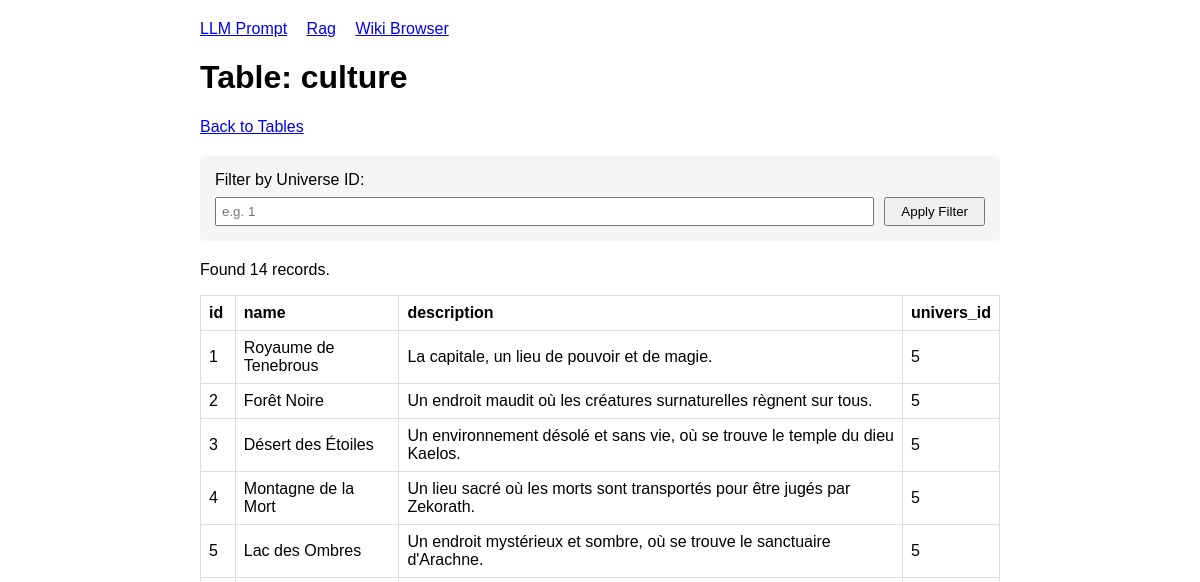
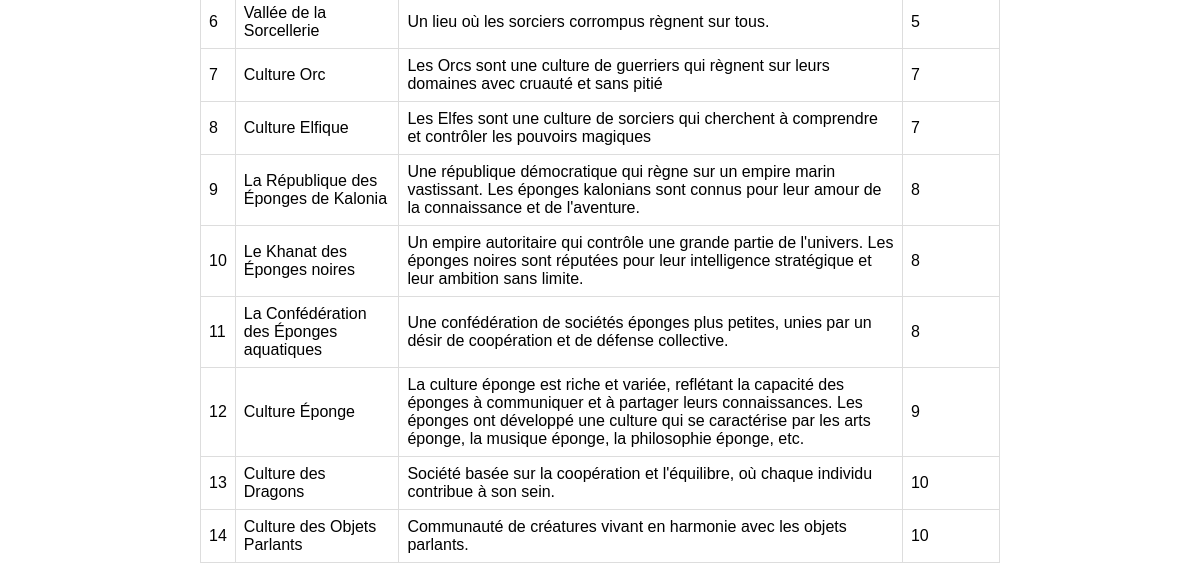
Page /wiki/culture on the earlier database version (2 pictures, top to bottom).
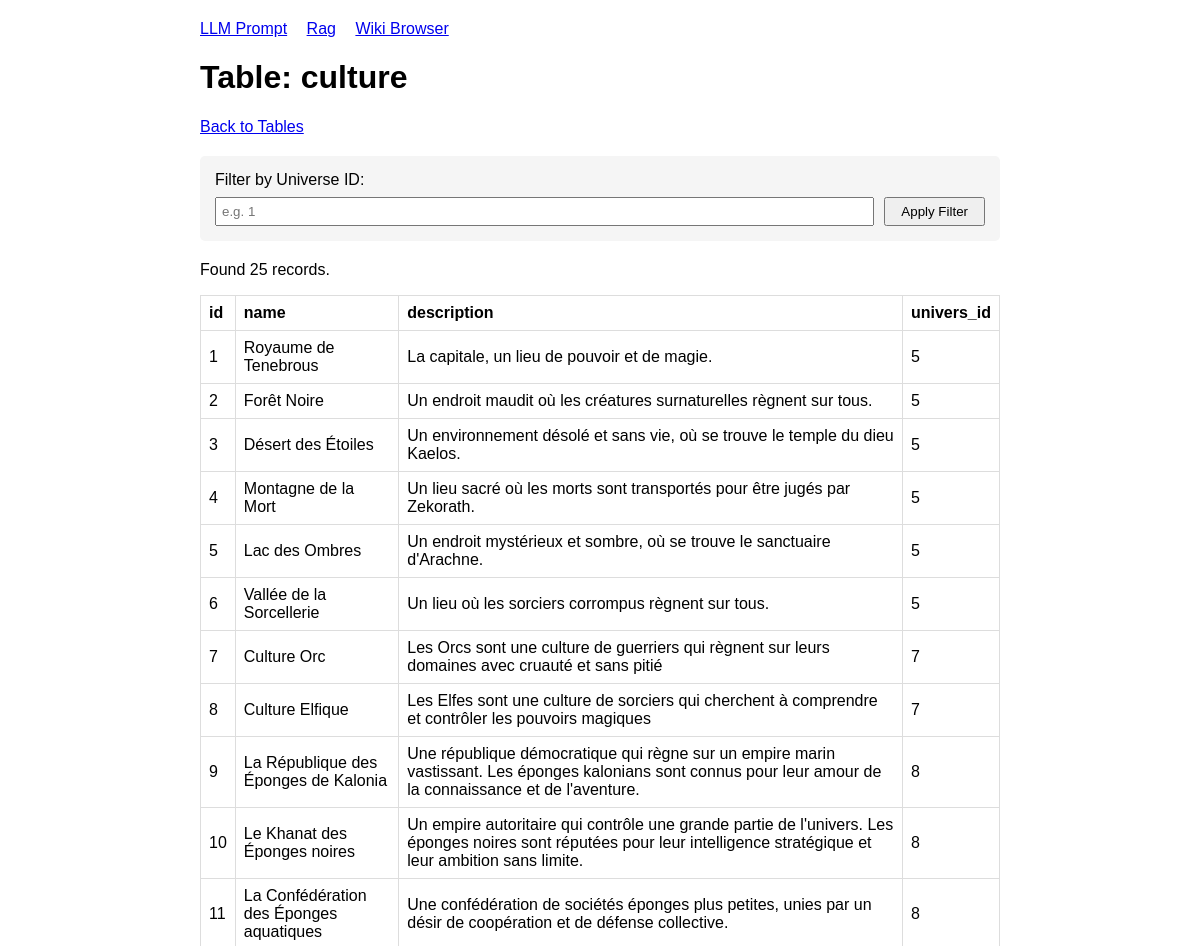
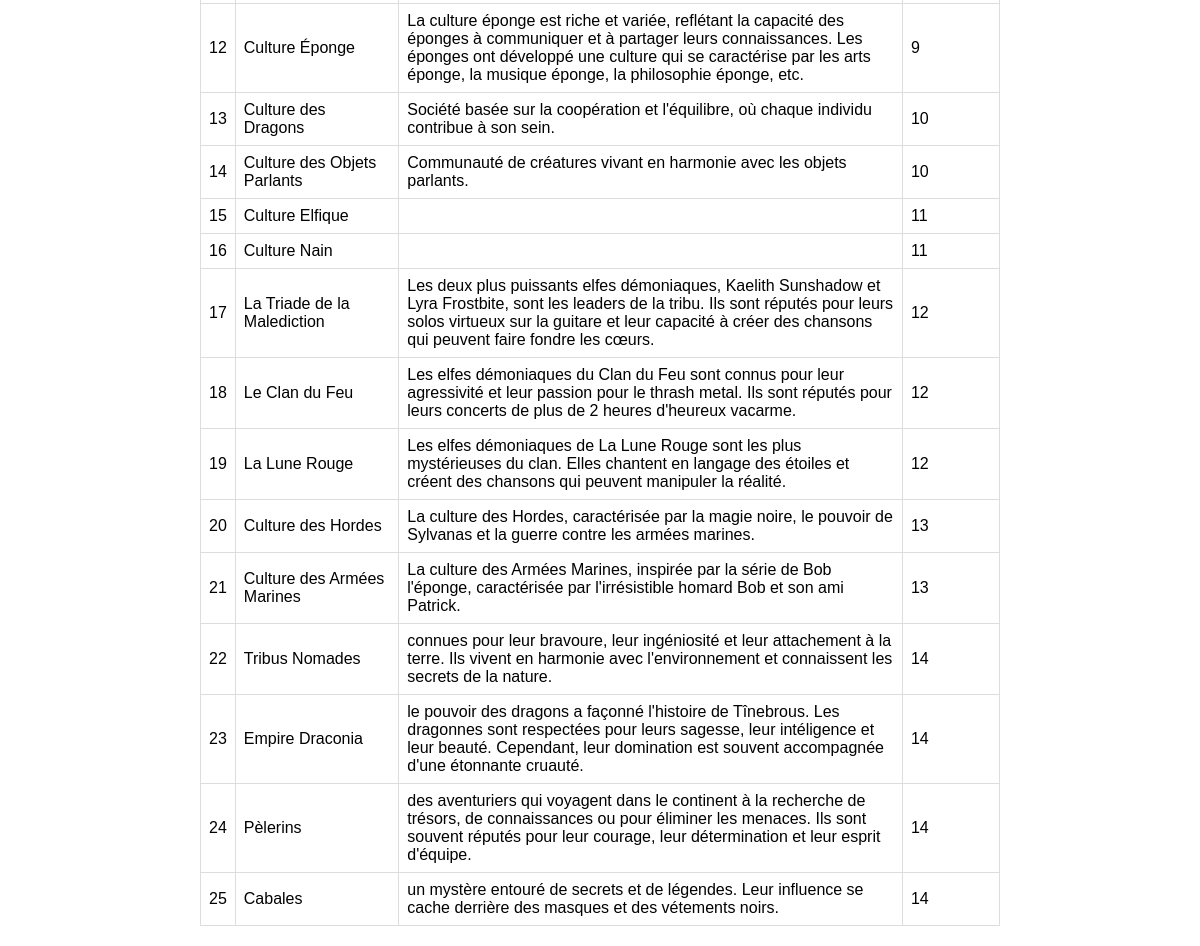
Same page on the later database version (2 pictures, top to bottom).
### tables this page shows
CREATE TABLE culture (
            id INTEGER PRIMARY KEY AUTOINCREMENT,
            name TEXT NOT NULL,
            description TEXT,
            univers_id INTEGER,
            FOREIGN KEY (univers_id) REFERENCES univers(id)
        );

### poc/app.py (the view)
@app.route('/wiki/<table>', methods=['GET'])
def wiki_table(table):
    try:
        conn = get_db_connection()
        print(f"Connected to database for table: {table}")
        filter_id = request.args.get('univers_id', '')
        if filter_id:
            if table.lower() == 'univers':
                query = f"SELECT * FROM {table} WHERE id = ?"
                print(f"Executing filtered query for univers: {query} with ID: {filter_id}")
                cursor = conn.execute(query, (filter_id,))
            else:
                query = f"SELECT * FROM {table} WHERE univers_id = ?"
                print(f"Executing filtered query: {query} with univers_id: {filter_id}")
                cursor = conn.execute(query, (filter_id,))
        else:
            query = f"SELECT * FROM {table}"
            print(f"Executing query: {query}")
            cursor = conn.execute(query)
        columns = [description[0] for description in cursor.description]
        print(f"Columns: {columns}")
        rows = cursor.fetchall()
        print(f"Found {len(rows)} rows in table {table}")
        conn.close()
        return render_template('wiki_table.html',
                              table=table,
                              rows=rows,
                              columns=columns,
                              current_filter=filter_id)
    except Exception as e:
        print(f"Error in wiki_table route for table {table}: {str(e)}")
        return render_template('wiki_table.html', table=table, error=str(e))

### poc/app.py (called while the page is built)
def get_db_connection():
    project_root = os.path.dirname(os.path.dirname(os.path.abspath(__file__)))
    db_path = os.path.join(project_root, "database.db")
    print(f"Connecting to database at: {db_path}")
    if not os.path.exists(db_path):
        print(f"Warning: Database file not found at {db_path}")
    conn = sqlite3.connect(db_path)
    conn.row_factory = sqlite3.Row
    return conn

### poc/templates/wiki_table.html (shortened to what this page needs)
{% extends "base.html" %}
{% block content %}
    <h1>Table: {{ table }}</h1>
    <div style="margin: 20px 0;">
        <a href="{{ url_for('wiki_home') }}">Back to Tables</a>
    </div>
    <div style="margin: 20px 0; padding: 15px; background-color: #f5f5f5; border-radius: 5px;">
        <form method="get" action="{{ url_for('wiki_table', table=table) }}">
            {% if table|lower == 'univers' %}
                <label for="univers_id">Filter by Universe ID:</label>
            {% else %}
                <label for="univers_id">Filter by Universe ID:</label>
            {% endif %}
            <div style="display: flex; gap: 10px; margin-top: 8px;">
                <input type="text" id="univers_id" name="univers_id" value="{{ current_filter }}"
                       style="flex-grow: 1; padding: 5px;" placeholder="e.g. 1">
                <button type="submit" style="padding: 5px 15px;">Apply Filter</button>
            </div>
        </form>
    </div>
    {% if rows and rows|length > 0 %}
        <p>Found {{ rows|length }} records.</p>
        <table>
            <thead>
                <tr>
                    {% for column in columns %}
                        <th>{{ column }}</th>
                    {% endfor %}
                </tr>
            </thead>
            <tbody>
                {% for row in rows %}
                    <tr>
                        {% for column in columns %}
                            <td>{{ row[column] }}</td>
                        {% endfor %}
                    </tr>
                {% endfor %}
            </tbody>
        </table>
    {% endif %}
{% endblock %}

### poc/templates/base.html (shortened to what this page needs)
<!DOCTYPE html>
<html>
<head>
</head>
<body>
    <div class="container">
        <nav>
            <a href="/">LLM Prompt</a>
            <a href="/rag">Rag</a>
            <a href="/wiki">Wiki Browser</a>
        </nav>
        {% block content %}{% endblock %}
    </div>
</body>
</html>

### poc/templates/base.html (style rules this page uses)
body { font-family: Arial, sans-serif; margin: 0; padding: 20px; }
nav { margin-bottom: 20px; }
nav a { margin-right: 15px; }
.container { max-width: 800px; margin: 0 auto; }
table { width: 100%; border-collapse: collapse; }
table, th, td { border: 1px solid #ddd; }
th, td { padding: 8px; text-align: left; }

Differences in the rows shown:
added culture: id "15" "Culture Elfique" "11"
added culture: id "16" "Culture Nain" "11"
added culture: id "17" "La Triade de la Malediction" "Les deux plus puissants elfes démoniaques, Kaelith Sunshadow et Lyra Frostbite, sont les leaders de la tribu. Ils sont réputés pour leurs solos virtueux sur la guitare et leur capacité à créer des chansons qui peuvent faire fondre les cœurs." "12"
added culture: id "18" "Le Clan du Feu" "Les elfes démoniaques du Clan du Feu sont connus pour leur agressivité et leur passion pour le thrash metal. Ils sont réputés pour leurs concerts de plus de 2 heures d'heureux vacarme." "12"
added culture: id "19" "La Lune Rouge" "Les elfes démoniaques de La Lune Rouge sont les plus mystérieuses du clan. Elles chantent en langage des étoiles et créent des chansons qui peuvent manipuler la réalité." "12"
added culture: id "20" "Culture des Hordes" "La culture des Hordes, caractérisée par la magie noire, le pouvoir de Sylvanas et la guerre contre les armées marines." "13"
added culture: id "21" "Culture des Armées Marines" "La culture des Armées Marines, inspirée par la série de Bob l'éponge, caractérisée par l'irrésistible homard Bob et son ami Patrick." "13"
added culture: id "22" "Tribus Nomades" "connues pour leur bravoure, leur ingéniosité et leur attachement à la terre. Ils vivent en harmonie avec l'environnement et connaissent les secrets de la nature." "14"
added culture: id "23" "Empire Draconia" "le pouvoir des dragons a façonné l'histoire de Tînebrous. Les dragonnes sont respectées pour leurs sagesse, leur intéligence et leur beauté. Cependant, leur domination est souvent accompagnée d'une étonnante cruauté." "14"
added culture: id "24" "Pèlerins" "des aventuriers qui voyagent dans le continent à la recherche de trésors, de connaissances ou pour éliminer les menaces. Ils sont souvent réputés pour leur courage, leur détermination et leur esprit d'équipe." "14"
added culture: id "25" "Cabales" "un mystère entouré de secrets et de légendes. Leur influence se cache derrière des masques et des vétements noirs." "14"
Other differences:
{{ rows|length }}: "14" → "25"
